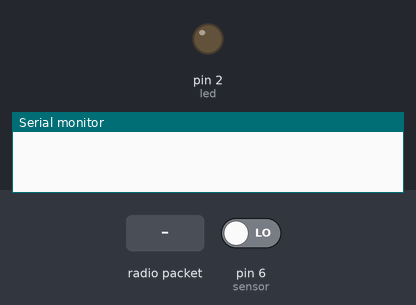
A sketch run on a simulated Arduino Uno, built with avr-gcc and run on an emulated ATmega328P. On the bench: output pins drawn as LEDs (lit = HIGH), the last lines printed to the serial monitor. The test bench sets the inputs (shaded band); at power-on: pin 6 (sensor) LOW. No radio packets arrive unless stated.

Above: at 1.2 s.
1.3 s: radio packet "2" arrives
At 2.3 s:
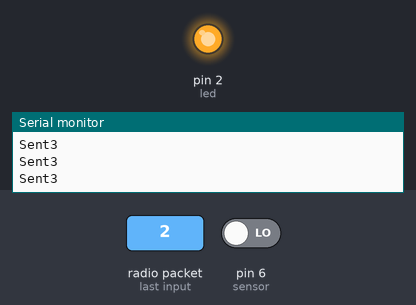
2.8 s: radio packet "5" arrives
At 3.1 s:
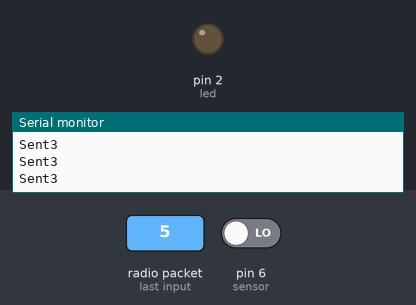
4.3 s: radio packet "B" arrives
At 4.6 s:
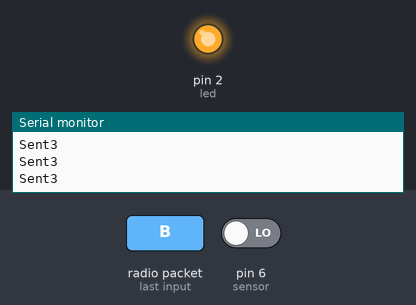
5.8 s: radio packet "1" arrives
At 6.5 s:
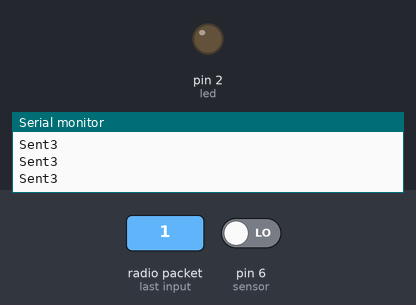
Timing chart, 0 to 8.3 s (numbered marks = the images above; inputs shaded):
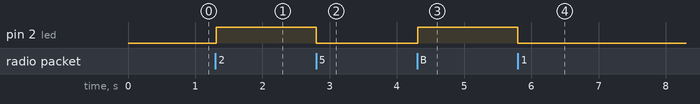

The sketch:

Post3.ino
```cpp
#include<SPI.h>
#include<nRF24L01.h>
#include<RF24.h>

RF24 radio(7,8);
const byte address[6]="00001";
const int led=2,sensor=6,gnd=3;
int sensorstate=0;

void setup(){
  Serial.begin(9600);
  radio.begin();
  radio.setPALevel(RF24_PA_MIN);
  pinMode(led,OUTPUT);
  pinMode(gnd,OUTPUT);
  pinMode(sensor,INPUT);
  delay(10);
  digitalWrite(gnd,LOW);
}

void loop(){
  digitalWrite(led,LOW);
  start:
  radio.openReadingPipe(0,address);
  radio.startListening();
  if(radio.available()){
    char recievea[32]="";
    radio.read(&recievea,sizeof (recievea));
    delay(10);
    Serial.print("Recieve:");
    Serial.println(recievea);
    if(recievea[0]=='2'){
      digitalWrite(led,HIGH);
      delay(10);
      goto condition_a;
    }
    if(recievea[0]=='B'){
      digitalWrite(led,HIGH);
      delay(10);
      goto condition_b;
    }
  }
goto start;

condition_a:
  sensorstate=digitalRead(sensor);
  if(sensorstate==LOW){
    radio.stopListening();
    radio.openWritingPipe(address);
    const char transmita[]="3";
    for(int i=1;i<5;i++){
      radio.write(&transmita,sizeof(transmita));
      delay(10);
      Serial.print("Sent");
      Serial.println(transmita);
    }
    delay(10);
    while(1){
       radio.openReadingPipe(0,address);
       radio.startListening();
       if(radio.available()){
          char recieveb[32]="";
          radio.read(&recieveb,sizeof(recieveb));
          if(recieveb[0]=='5'){
            digitalWrite(led,LOW);
            delay(10);
            goto start;
          }
       }
    }
  }
  goto condition_a;


condition_b:
  sensorstate=digitalRead(sensor);
  if(sensorstate==LOW){
    radio.stopListening();
    radio.openWritingPipe(address);
    const char transmita[]="3";
    for(int i=1;i<5;i++){
      radio.write(&transmita,sizeof(transmita));
      delay(10);
      Serial.print("Sent");
      Serial.println(transmita);
    }
    delay(10);
    while(1){
       radio.openReadingPipe(0,address);
       radio.startListening();
       if(radio.available()){
          char recieveb[32]="";
          radio.read(&recieveb,sizeof(recieveb));
          if(recieveb[0]=='1'){
            digitalWrite(led,LOW);
          }
          if(recieveb[0]=='0'){
            delay(10);
            goto start;
          }
       }
    }
  }
  goto condition_b;

}
```

Measured:
- after the input at 1.3 s, pin 2 (led): LOW → HIGH at once
- after the input at 2.8 s, pin 2 (led): HIGH → LOW at once
- after the input at 4.3 s, pin 2 (led): LOW → HIGH at once
- after the input at 5.8 s, pin 2 (led): HIGH → LOW at once
